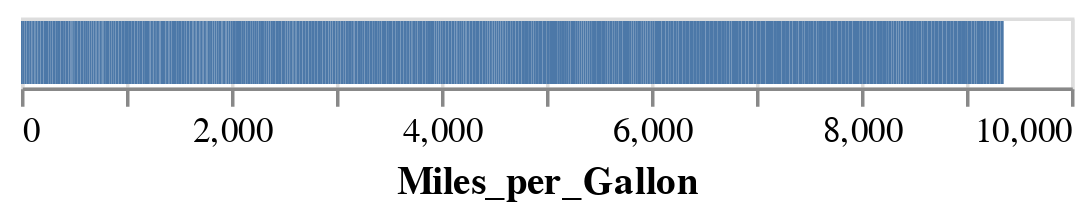

The code cell stored with this chart in its notebook:
### Markdown cell above
As another example of the same phenomenon, of marks being displayed "on top of each other", consider a bar chart (so we switch from circle marks to the bar marks) using `"Miles_per_Gallon"` for the x-axis encoding.  Here Altair tries to resolve the above issue for us, by stacking the bars.

### Code cell
alt.Chart(df).mark_bar().encode(x="Miles_per_Gallon")

### Figure 1 — Vega-Lite specification as saved in the notebook (floating-point values rounded to 4 significant figures; data arrays with more than 128 entries replaced by an {"elided": "..."} marker saying what was removed)
{"config": {"view": {"continuousWidth": 300, "continuousHeight": 300}}, "data": {"name": "data-583e73726c1545c56c203344161a975c"}, "mark": {"type": "bar"}, "encoding": {"x": {"field": "Miles_per_Gallon", "type": "quantitative"}}, "$schema": "https://vega.github.io/schema/vega-lite/v5.20.1.json", "datasets": {"data-583e73726c1545c56c203344161a975c": {"elided": "406 records"}}}
